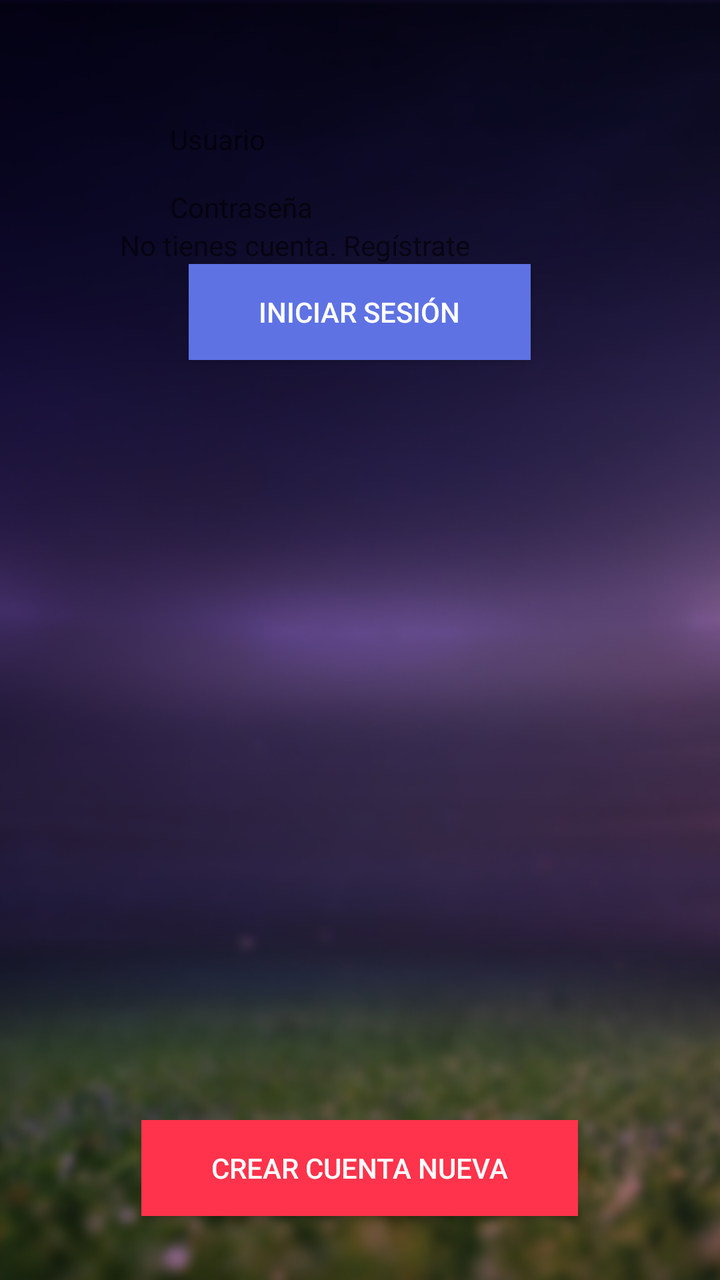
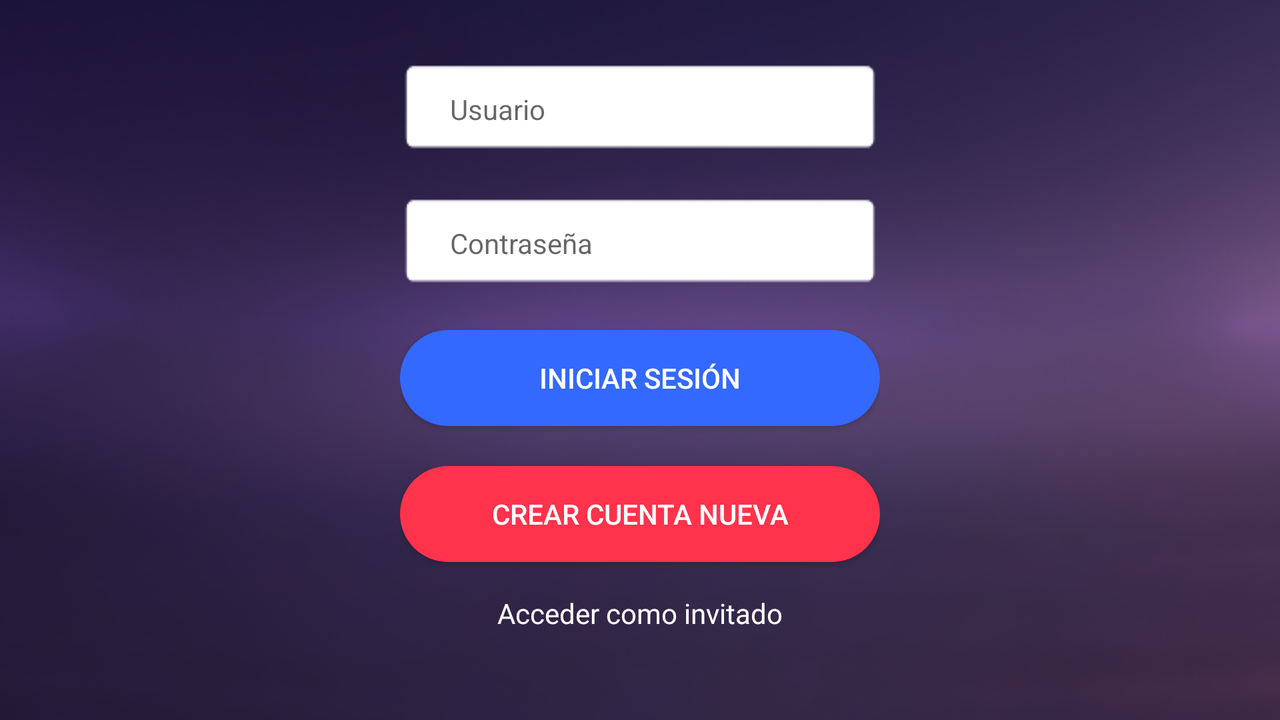

One screen, two layout resources from the same app: the default and the repository's alternative for another configuration. Each is rendered where Android would select it; the XML of both is given below.
<!-- AndroidManifest.xml: application theme AppTheme -->
<!-- res/layout/fragment_acceder.xml -->
<?xml version="1.0" encoding="utf-8"?>
<RelativeLayout xmlns:android="http://schemas.android.com/apk/res/android"
    xmlns:tools="http://schemas.android.com/tools"
    android:layout_width="match_parent"
    android:layout_height="match_parent"
    tools:context=".view.AccederFragment">

    <ImageView
        android:id="@+id/imageView"
        android:layout_width="match_parent"
        android:layout_height="match_parent"
        android:scaleType="centerCrop"
        android:src="@drawable/fondo" />

    <LinearLayout
        android:layout_width="match_parent"
        android:layout_height="match_parent"
        android:padding="60sp"
        android:orientation="vertical">

        <EditText
            android:id="@+id/editText_username"
            android:layout_width="match_parent"
            android:layout_height="wrap_content"
            android:background="@drawable/marco_editado"
            android:ems="10"
            android:hint="Usuario"
            android:inputType="textPersonName"
            android:paddingLeft="25sp"
            android:textSize="14sp" />

        <EditText
            android:id="@+id/editText_password"
            android:layout_width="match_parent"
            android:layout_height="wrap_content"
            android:background="@drawable/marco_editado"
            android:ems="10"
            android:hint="Contraseña"
            android:inputType="textPassword"
            android:paddingLeft="25sp"
            android:layout_marginTop="15sp"
            android:textSize="14sp" />

        <TextView
            android:id="@+id/textView_irAlRegistro"
            android:layout_width="match_parent"
            android:layout_height="wrap_content"
            android:hint="No tienes cuenta. Regístrate" />

        <Button
            android:id="@+id/button_acceder"
            android:layout_width="wrap_content"
            android:layout_height="wrap_content"
            android:background="#5E72E4"
            android:layout_gravity="center"
            android:paddingHorizontal="35sp"
            android:textColor="@android:color/white"
            android:text="Iniciar sesión" />

    </LinearLayout>
    <Button
        android:id="@+id/button_crear_cuenta"
        android:layout_width="wrap_content"
        android:layout_height="wrap_content"
        android:background="#FF334B"
        android:textColor="@android:color/white"
        android:paddingHorizontal="35sp"
        android:layout_marginBottom="32sp"
        android:layout_alignParentBottom="true"
        android:layout_centerHorizontal="true"
        android:text="Crear cuenta nueva" />
</RelativeLayout>
<!-- resources referenced by this layout -->
<resources>
  <!-- drawable fondo: png bitmap (drawable-v24, 154941 bytes) -->
  <style name="AppTheme" parent="Theme.AppCompat.Light.DarkActionBar">
          
          <item name="colorPrimaryDark">#26174D</item>
          <item name="colorPrimary">#26174D</item>
      </style>
</resources>
<!-- res/layout-land/fragment_acceder.xml (the repository's variant of the layout above) -->
<!-- drawn on the phone turned sideways -->
<?xml version="1.0" encoding="utf-8"?>
<androidx.constraintlayout.widget.ConstraintLayout xmlns:android="http://schemas.android.com/apk/res/android"
    xmlns:app="http://schemas.android.com/apk/res-auto"
    xmlns:tools="http://schemas.android.com/tools"
    android:layout_width="match_parent"
    android:layout_height="match_parent"
    tools:context=".view.AccederFragment">

    <ImageView
        android:id="@+id/imageView"
        android:layout_width="match_parent"
        android:layout_height="match_parent"
        android:scaleType="centerCrop"
        android:src="@drawable/fondo"
        tools:layout_editor_absoluteX="16dp"
        tools:layout_editor_absoluteY="-186dp" />

    <androidx.constraintlayout.widget.ConstraintLayout
        android:layout_width="match_parent"
        android:layout_height="match_parent"
        android:paddingHorizontal="200dp">

        <EditText
            android:id="@+id/editText_username"
            android:layout_width="match_parent"
            android:layout_height="wrap_content"
            android:layout_marginBottom="20dp"
            android:background="@drawable/marco_horizontal"
            android:hint="Usuario"
            android:inputType="textPersonName"
            android:paddingLeft="25dp"
            android:textSize="14sp"
            app:layout_constraintBottom_toTopOf="@+id/editText_password"
            app:layout_constraintEnd_toEndOf="parent"
            app:layout_constraintHorizontal_bias="0.425"
            app:layout_constraintStart_toStartOf="parent"
            app:layout_constraintTop_toTopOf="parent"
            app:layout_constraintVertical_bias="1.0" />

        <EditText
            android:id="@+id/editText_password"
            android:layout_width="match_parent"
            android:layout_height="wrap_content"
            android:layout_marginBottom="20dp"
            android:background="@drawable/marco_horizontal"
            android:hint="Contraseña"
            android:inputType="textPassword"
            android:paddingLeft="25sp"
            android:textSize="14sp"
            app:layout_constraintBottom_toTopOf="@+id/button_acceder"
            app:layout_constraintEnd_toEndOf="parent"
            app:layout_constraintHorizontal_bias="0.733"
            app:layout_constraintStart_toStartOf="parent" />

        <Button
            android:id="@+id/button_acceder"
            android:layout_width="match_parent"
            android:layout_height="wrap_content"
            android:layout_gravity="center"
            android:layout_marginBottom="20dp"
            android:background="@drawable/marco_button_blue"
            android:paddingHorizontal="60sp"
            android:text="Iniciar sesión"
            android:textColor="@android:color/white"
            app:layout_constraintBottom_toTopOf="@+id/button_crear_cuenta"
            app:layout_constraintEnd_toEndOf="parent"
            app:layout_constraintStart_toStartOf="parent"
            app:strokeWidth="2dp" />

        <TextView
            android:id="@+id/textView_invitado"
            android:layout_width="wrap_content"
            android:layout_height="wrap_content"
            android:layout_marginBottom="44dp"
            android:text="Acceder como invitado"
            android:textColor="@android:color/white"
            app:layout_constraintBottom_toBottomOf="parent"
            app:layout_constraintEnd_toEndOf="parent"
            app:layout_constraintStart_toStartOf="parent" />

        <Button
            android:id="@+id/button_crear_cuenta"
            android:layout_width="match_parent"
            android:layout_height="wrap_content"
            android:layout_marginBottom="16dp"
            android:background="@drawable/marco_button_red"
            android:text="Crear cuenta nueva"
            android:textColor="@android:color/white"
            app:layout_constraintBottom_toTopOf="@+id/textView_invitado"
            app:layout_constraintEnd_toEndOf="parent"
            app:layout_constraintStart_toStartOf="parent" />

    </androidx.constraintlayout.widget.ConstraintLayout>

</androidx.constraintlayout.widget.ConstraintLayout>
<!-- resources referenced by the variant -->
<!-- as the phone turned sideways resolves them -->
<resources>
  <!-- drawable fondo: png bitmap (drawable-v24, 154941 bytes) -->
  <!-- drawable marco_button_blue (drawable) -->
  <?xml version="1.0" encoding="utf-8"?>
  <selector xmlns:android="http://schemas.android.com/apk/res/android">
      <item>
          <shape android:shape="rectangle">
              
              <solid android:color="#3369FF" />
              
  
  
              
              <corners android:radius="50sp" />
          </shape>
      </item>
  </selector>
  <!-- drawable marco_button_red (drawable) -->
  <?xml version="1.0" encoding="utf-8"?>
  <selector xmlns:android="http://schemas.android.com/apk/res/android">
      <item>
          <shape android:shape="rectangle">
              
              <solid android:color="#FF334B" />
              
  
  
              
              <corners android:radius="50sp" />
          </shape>
      </item>
  </selector>
  <!-- drawable marco_horizontal (drawable) -->
  <?xml version="1.0" encoding="utf-8"?>
  <vector xmlns:android="http://schemas.android.com/apk/res/android"
      android:width="278dp"
      android:height="47dp"
      android:viewportWidth="278"
      android:viewportHeight="47">
  
      <path
          android:fillColor="@android:color/white"
          android:pathData="M 7.81113 2.15356 L 270.35813 2.15356 Q 274.35813 2.15356 274.35813 6.15356 L 274.35813 38.55996 Q 274.35813 42.55996 270.35813 42.55996 L 7.81113 42.55996 Q 3.81113 42.55996 3.81113 38.55996 L 3.81113 6.15356 Q 3.81113 2.15356 7.81113 2.15356 Z" />
  </vector>
  <style name="AppTheme" parent="Theme.AppCompat.Light.DarkActionBar">
          
          <item name="colorPrimaryDark">#26174D</item>
          <item name="colorPrimary">#26174D</item>
      </style>
</resources>
